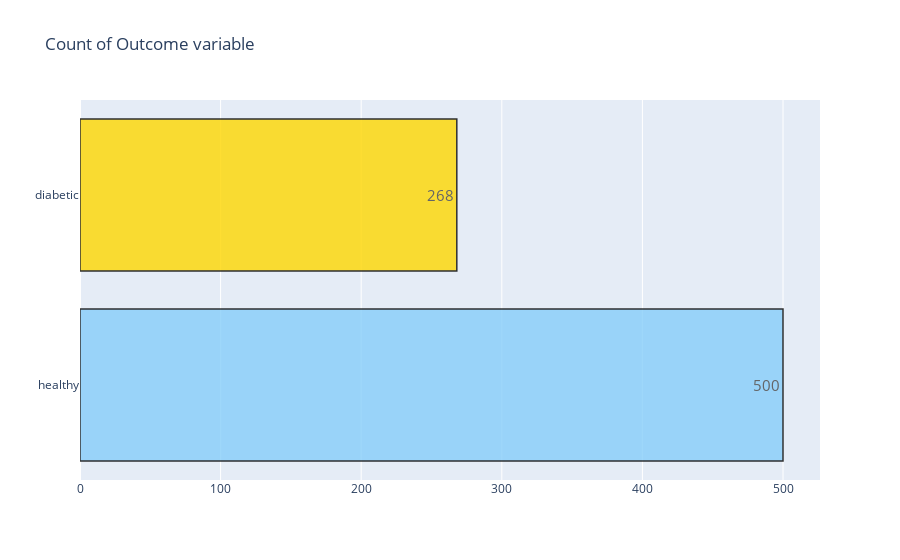
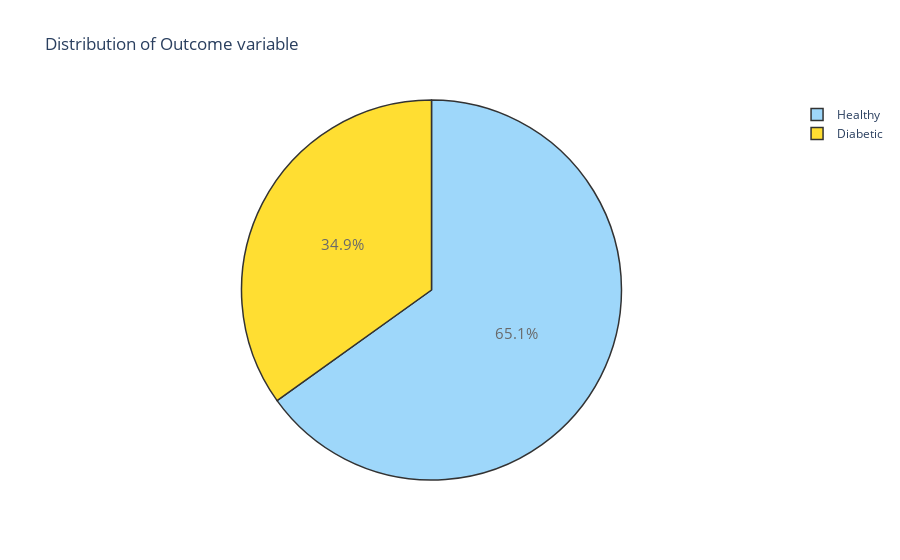

Write notebook code for charts like these, in order.
### Markdown cell above
### Understanding The Dataset

### Code cell
# 2 datasets
D = data[(data['Outcome'] != 0)]
H = data[(data['Outcome'] == 0)]


def target_count():
    trace = go.Bar( x = data['Outcome'].value_counts().values.tolist(), 
                    y = ['healthy','diabetic' ], 
                    orientation = 'h', 
                    text=data['Outcome'].value_counts().values.tolist(), 
                    textfont=dict(size=15),
                    textposition = 'auto',
                    opacity = 0.8,marker=dict(
                    color=['lightskyblue', 'gold'],
                    line=dict(color='#000000',width=1.5)))

    layout = dict(title =  'Count of Outcome variable')

    fig = dict(data = [trace], layout=layout)
    py.iplot(fig)


def target_percent():
    trace = go.Pie(labels = ['Healthy','Diabetic'], values = data['Outcome'].value_counts(), 
                   textfont=dict(size=15), opacity = 0.8,
                   marker=dict(colors=['lightskyblue', 'gold'], 
                               line=dict(color='#000000', width=1.5)))


    layout = dict(title =  'Distribution of Outcome variable')

    fig = dict(data = [trace], layout=layout)
    py.iplot(fig)

def plot_distribution(data_select, size_bin) :  
    # 2 datasets
    tmp1 = D[data_select]
    tmp2 = H[data_select]
    hist_data = [tmp1, tmp2]
    
    group_labels = ['diabetic', 'healthy']
    colors = ['#FFD700', '#7EC0EE']

    fig = ff.create_distplot(hist_data, group_labels, colors = colors, show_hist = True, bin_size = size_bin, curve_type='kde')
    
    fig['layout'].update(title = data_select)

    py.iplot(fig, filename = 'Density plot')
target_count()
target_percent()

### Figure 1 — Plotly figure (JSON) as saved in the notebook; plotly's stock layout.template omitted (floating-point values rounded to 4 significant figures)
{"data": [{"marker": {"color": ["lightskyblue", "gold"], "line": {"color": "#000000", "width": 1.5}}, "opacity": 0.8, "orientation": "h", "text": ["500", "268"], "textfont": {"size": 15}, "textposition": "auto", "type": "bar", "x": [500, 268], "y": ["healthy", "diabetic"]}], "layout": {"title": {"text": "Count of Outcome variable"}}}

### Figure 2 — Plotly figure (JSON) as saved in the notebook; plotly's stock layout.template omitted (floating-point values rounded to 4 significant figures)
{"data": [{"labels": ["Healthy", "Diabetic"], "marker": {"colors": ["lightskyblue", "gold"], "line": {"color": "#000000", "width": 1.5}}, "opacity": 0.8, "textfont": {"size": 15}, "type": "pie", "values": [500, 268]}], "layout": {"title": {"text": "Distribution of Outcome variable"}}}
